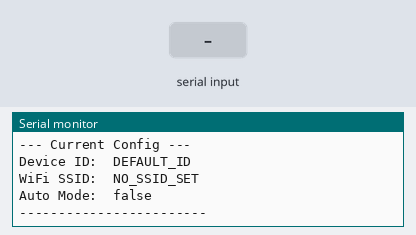
A program run on a simulated ESP32. Shown: the last lines printed to the serial monitor. The test bench sets the inputs (shaded band). EEPROM starts erased.

Above: at 2.2 s.
2.3 s: "w" received over Serial
At 3.4 s:
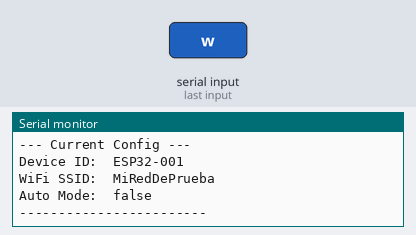
3.8 s: "r" received over Serial
5.3 s: "c" received over Serial
At 6.5 s:
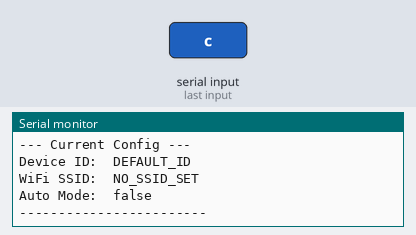
6.8 s: "b" received over Serial
At 8.0 s:
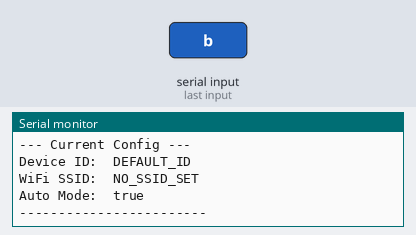

The program:

main.cpp
```cpp
/****************************************************************
 * @file main.cpp
 * @brief NVS (Preferences)
 * Testbench for writing, reading, and clearing key-value
 * pairs from Non-Volatile Storage.
 ****************************************************************/

/****************************************************************
 * Headers
 ****************************************************************/
#include <Arduino.h>
#include <Preferences.h> // The NVS driver

/****************************************************************
 * Globals
 ****************************************************************/
/**
 * @brief Create an instance of the Preferences library.
 */
Preferences prefs;

/**
 * @brief Define the "namespace" for our app's settings.
 * This acts like a separate "folder" inside the NVS.
 */
const char* PREFS_NAMESPACE = "device_cfg";

/**
 * @brief Define the keys we will use.
 * ¡¡IMPORTANTE: Las claves tienen un límite de 15 caracteres!!
 */
const char* KEY_DEVICE_ID = "dev_id";
const char* KEY_WIFI_SSID = "wifi_ssid";
const char* KEY_AUTO_MODE = "auto_mode";

/****************************************************************
 * Helper Function Prototypes
 ****************************************************************/

/**
 * @brief (Test 'w') Writes hardcoded values to NVS.
 */
void writeTestConfig();

/**
 * @brief (Test 'r') Reads all known values from NVS.
 */
void readConfig();

/**
 * @brief (Test 'c') Clears all keys in our namespace.
 */
void clearConfig();

/**
 * @brief (Test 'b') Writes a boolean value to NVS.
 */
void writeBoolValue();

/**
 * @brief (Test 'k') Removes a single key (WIFI_SSID).
 */
void removeOneKey();

/****************************************************************
 * Setup Function
 ****************************************************************/
void setup() {
    Serial.begin(115200);
    vTaskDelay(1000 / portTICK_PERIOD_MS);
    Serial.println("\n--- NVS (Preferences) Sandbox ---");
    Serial.println("Send commands via Serial Monitor (No new line/CR):");
    Serial.println(" 'w' -> Write/Save test configuration");
    Serial.println(" 'r' -> Read current configuration");
    Serial.println(" 'c' -> Clear configuration");

    Serial.println("\nReading initial config on boot:");
    readConfig();
}

/****************************************************************
 * Loop Function (Test Trigger)
 ****************************************************************/
void loop() {
    if (Serial.available() > 0) {
        char command = Serial.read();

       if (command == 'w') {
            Serial.println("\n[Test 'w'] Writing test config (string)...");
            writeTestConfig();
            Serial.println("Done. Reading config back:");
            readConfig();

        } else if (command == 'r') {
            Serial.println("\n[Test 'r'] Reading current config...");
            readConfig();

        } else if (command == 'c') {
            Serial.println("\n[Test 'c'] Clearing *all* config...");
            clearConfig();
            Serial.println("Done. Reading config back (should be defaults):");
            readConfig();

        } else if (command == 'b') {
            Serial.println("\n[Test 'b'] Writing boolean (auto_mode = true)...");
            writeBoolValue();
            Serial.println("Done. Reading config back:");
            readConfig();

        } else if (command == 'k') {
            Serial.println("\n[Test 'k'] Removing only wifi_ssid key...");
            removeOneKey();
            Serial.println("Done. Reading config back:");
            readConfig();
        }
    }

    vTaskDelay(100 / portTICK_PERIOD_MS);
}

/****************************************************************
 * Helper Function Implementations
 ****************************************************************/

void writeTestConfig() {
    // 1. Abre el namespace en modo lectura-escritura
    if (!prefs.begin(PREFS_NAMESPACE, false)) { // false = read/write, true = read-only
        Serial.println("Error opening preferences!");
        return;
    }

    // 2. Escribe los valores
    // (Devuelven el nro de bytes escritos, > 0 es éxito)
    prefs.putString(KEY_DEVICE_ID, "ESP32-001");
    prefs.putString(KEY_WIFI_SSID, "MiRedDePrueba");

    // 3. Cierra (guarda) el namespace
    prefs.end();
}

void readConfig() {
    // 1. Abre el namespace en modo solo-lectura
    if (!prefs.begin(PREFS_NAMESPACE, true)) { // true = read-only
        Serial.println("Error opening preferences in read-only mode.");
        return;
    }

    // 2. Lee los valores usando un VALOR POR DEFECTO.
    // Si la clave no existe, getString() devuelve el segundo parámetro.
    String deviceId = prefs.getString(KEY_DEVICE_ID, "DEFAULT_ID");
    String wifiSsid = prefs.getString(KEY_WIFI_SSID, "NO_SSID_SET");

    // Lee el nuevo valor booleano (default es 'false')
    bool autoMode = prefs.getBool(KEY_AUTO_MODE, false);

    // 3. Cierra el namespace
    prefs.end();

    // 4. Imprime los resultados
    Serial.println("--- Current Config ---");
    Serial.printf("Device ID:  %s\n", deviceId.c_str());
    Serial.printf("WiFi SSID:  %s\n", wifiSsid.c_str());
    Serial.printf("Auto Mode:  %s\n", autoMode ? "true" : "false");
    Serial.println("------------------------");
}

void clearConfig() {
    if (!prefs.begin(PREFS_NAMESPACE, false)) {
        Serial.println("Error opening preferences!");
        return;
    }

    // Borra TODAS las claves dentro del namespace "device_cfg"
    prefs.clear();

    prefs.end();
}

void writeBoolValue() {
    if (!prefs.begin(PREFS_NAMESPACE, false)) {
        Serial.println("Error opening preferences!");
        return;
    }
    // Escribe un booleano
    prefs.putBool(KEY_AUTO_MODE, true);
    prefs.end();
}

void removeOneKey() {
    if (!prefs.begin(PREFS_NAMESPACE, false)) {
        Serial.println("Error opening preferences!");
        return;
    }
    // Borra SOLO la clave especificada
    prefs.remove(KEY_WIFI_SSID);
    prefs.end();
}
```

Measured:
- after the input at 2.3 s, the serial monitor: prints a new line at once (image 1)
- after the input at 5.3 s, the serial monitor: prints a new line after 0.05 s (image 2)
- after the input at 6.8 s, the serial monitor: prints a new line after 0.06 s (image 3)
